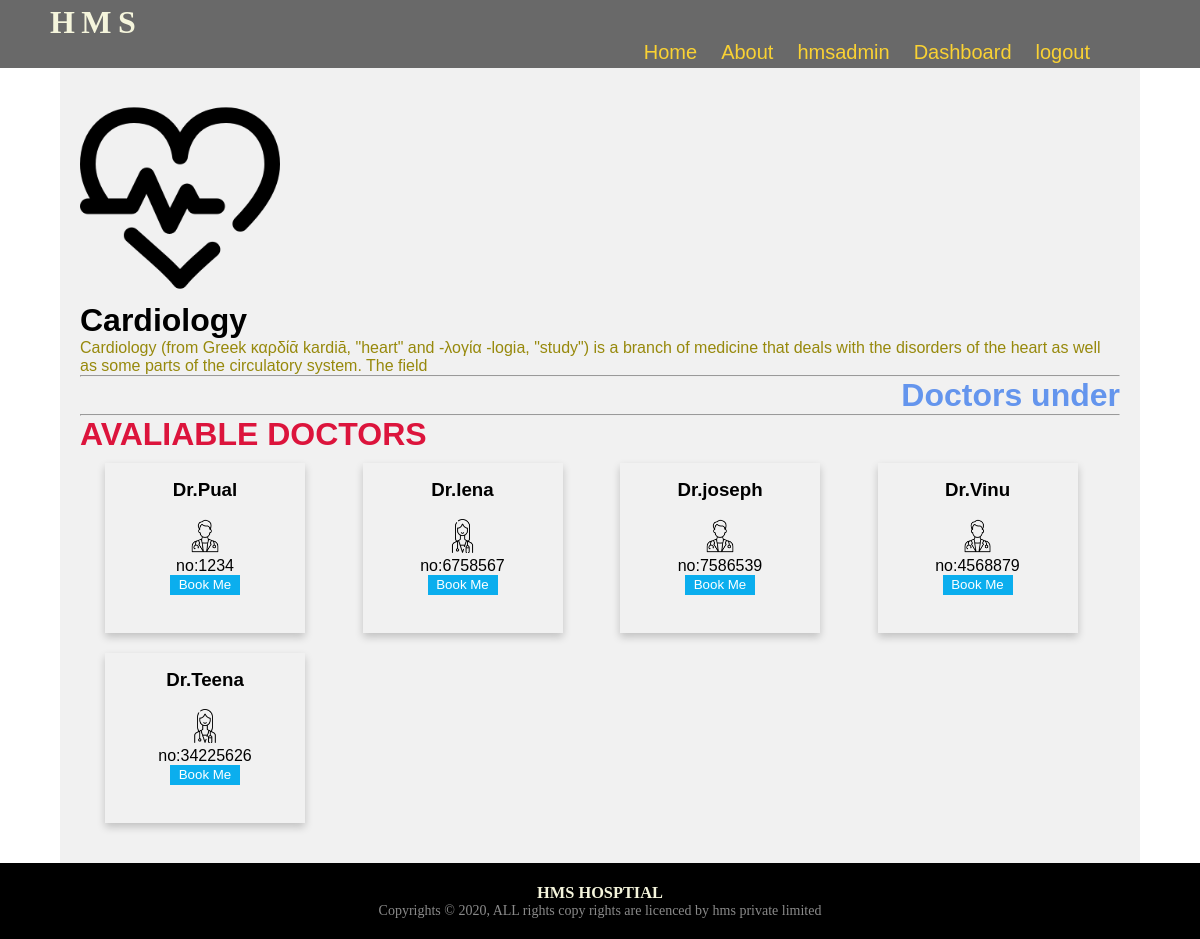
Page /1/ (signed in) on the committed database.
### hospitalAPP/models.py (models this page shows, shortened)
class Departments(models.Model):
    name = models.CharField(max_length=25, unique=True)
    slug = models.SlugField(max_length=25, unique=True)
    icon = models.ImageField(upload_to="Departments")
    discrpition = models.TextField(max_length=200)
    class Meta:
        ordering = ('name',)
        verbose_name = 'Department'
        verbose_name_plural = 'Departments'

class Doctors(models.Model):
    doc_name = models.CharField(max_length=25, unique=True)
    departments = models.ForeignKey(Departments, on_delete=models.CASCADE)
    photos = models.ImageField(upload_to="Doctors")
    numbers = models.CharField(max_length=12)
    available = models.BooleanField(default=True)
    class Meta:
        ordering = ('departments',)
        verbose_name = 'Docter'
        verbose_name_plural = 'Doctories'

### hospitalAPP/views.py (the view)
# urls.py: path('<int:d_slug>/', views.departmentView, name="depview"),
def departmentView(request,d_slug=None):
    d_page = get_object_or_404(Departments, id=d_slug)
    doc_list = Doctors.objects.all().filter(departments=d_slug, available=True)
    return render(request, 'depview.html',{'department':d_page,'doctor':doc_list})

### templates/depview.html (shortened to what this page needs)
{% extends 'base.html' %}
{% load static %}
{% block content %}
<div class="dv-container">
<img src="{{department.icon.url}}" alt="icon" srcset="" width="200px">
<h1>{{department.name}}</h1>
<p style="color: rgb(151, 137, 12);">{{department.discrpition}}</p>
<hr>
<h1 style="text-align: right;color:cornflowerblue">Doctors under</h1>
<hr>
<h1 style="color: crimson">AVALIABLE DOCTORS</h1>
<div class="row">
    {% for doc in doctor %}
    <div class="column">
    <div class="card">
<h3>Dr.{{doc.doc_name}}</h3><br>
<img src="{{doc.photos.url}}" alt="Avatar" style="width: 20%;"><br>
no:{{doc.numbers}}<br>
{% if user.is_authenticated %}
        <a href="{% url 'booking' %}"><button class="Bookme">Book Me</button></a>
        {% else %}
        <a href="{% url 'login' %}"><button class="Bookme">Book Me</button></a>
        {% endif %}
</div>
</div>
{% endfor %}
</div>
</div>
{% endblock %}

### templates/base.html (shortened to what this page needs)
{% load static %}
<!DOCTYPE html>
<html lang="en">
<head>
    <link rel="stylesheet" href="{% static 'css/main.css' %}">
</head>
<body>
    <div class="navbar">
     <h1 class="logo">HMS </h1>
       <ul>
          <a href="/"><li>Home</li></a>
          <a href="{% url 'about' %}"><li>About</li></a>
           {% if user.is_authenticated %}
           <li>{{user.username}}</li></a>
           <a href="{% url 'userlog' %}"><li>Dashboard</li></a>
           <a href="{% url 'logout' %}"><li>logout</li></a>
           {% else %}
          <a href="{% url 'login' %}"><li>Login</li></a>
          <a href="{% url 'register' %}"><li>Register</li></a>
           {% endif %}
        </ul>
    </div>
    <div class="main">
   {% block content %}
        {% endblock %}
    </div>
    <div class="footer">
        <h3>HMS HOSPTIAL</h3>
        <p>Copyrights &copy; 2020, ALL rights copy rights are licenced by hms private limited </p>
    </div>
</body>
</html>

### static/css/main.css (style rules this page uses)
* { margin: 0; padding: 0; box-sizing: border-box; }
.navbar { background-color: dimgray; align-items: center; padding: 4px 50px 4px; }
.logo { letter-spacing: .2em; color: beige; }
.navbar ul { margin-right: 40px; text-align: right; }
.navbar ul li { color: rgb(250, 210, 51); display: inline-block; text-decoration: none; margin-right: 20px; font-size: 20px; font-family: 'Franklin Gothic Medium', 'Arial Narrow', Arial, sans-serif; }
.main { font-family: 'Franklin Gothic Medium', 'Arial Narrow', Arial, sans-serif; background-color: #f1f1f1; padding: 30px 20px; margin: 0 auto; width: 90vw; min-height: calc(100vh - 67px - 92px); }
.footer { float: bottom; background: #000; color:#8a8a8a; font-size: 14px; padding: 20px; }
.footer h3 { color: beige; text-align: center; font-family: 'Times New Roman', Times, serif; }
.footer p { text-align: center; }
.column { float: left; width: 25%; padding: 10px 20px; }
.row { margin: 0 5px; }
.row:after { content: ""; display: table; clear: both; }
.card { box-shadow: 0 4px 8px 0 rgba(0, 0, 0, 0.2); padding: 16px; text-align: center; background-color:#f1f1f1; }
.card { box-shadow: 0 4px 8px 0 rgba(0, 0,0, 0.2); transition: 0.3s; padding: 16px; height: 170px; width: 200px; }
.Bookme { background:#0baeee ; color: #fff; border: none; width: 70px; height: 20px; cursor: pointer; }
.dv-container { width: 100%; margin: auto; align-items: center; justify-content: center }

### rows in the picture
Departments: icon (picture), name "Cardiology", discrpition "Cardiology (from Greek καρδίᾱ kardiā, \"heart\" and -λογία -logia, \"study\") is a branch of medicine that deals with the disorders of the heart as well as some parts of the circulatory system. The field"
Doctors: doc_name "Pual", photos (picture), numbers "1234"
Doctors: doc_name "lena", photos (picture), numbers "6758567"
Doctors: doc_name "joseph", photos (picture), numbers "7586539"
Doctors: doc_name "Vinu", photos (picture), numbers "4568879"
Doctors: doc_name "Teena", photos (picture), numbers "34225626"

### other values in the picture
{{ user.username }} "hmsadmin"
